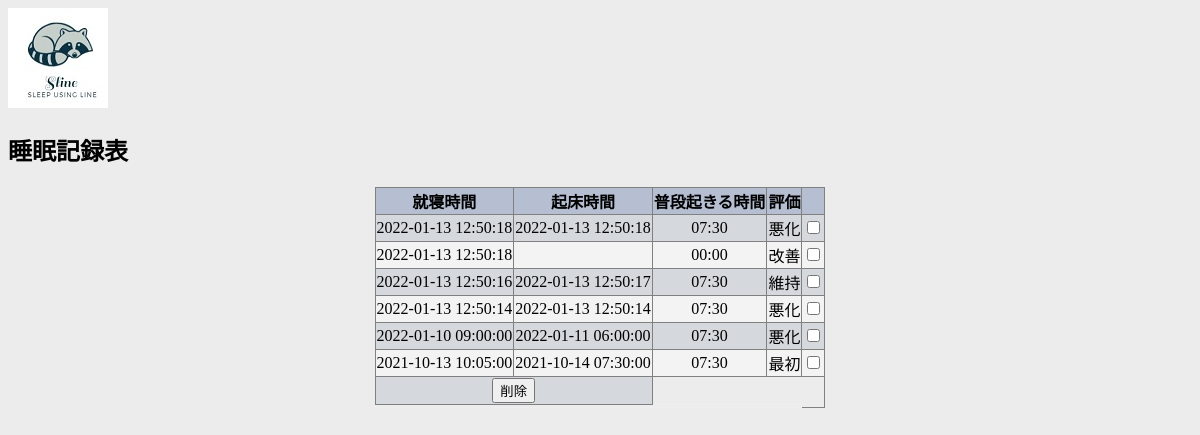
Page /sleep_table.php?profile_id=5 on the committed database.
### tables this page shows
CREATE TABLE `sleep` (
  `sleep_id` int(11) NOT NULL,
  `user_id` varchar(50) NOT NULL,
  `in_time` datetime(6) NOT NULL,
  `out_time` datetime(6) DEFAULT NULL,
  `wake_up_time` int(11) NOT NULL,
  `question` varchar(30) DEFAULT NULL
);

### sleep_table.php (the view, shortened to what this page needs)
<!DOCTYPE html>
<html lang="ja">
<head>
    <link rel="stylesheet" href="./css/table.css">
</head>
<body>
<div class="logoimg">
	<img src="./image/logo2.jpg">
    <h2 class="title">睡眠記録表</h2>
	</div>
    <?php
    require("return_id.php");
    $i = 0;
    $num = 0;
    if (isset($_GET["profile_id"])) {
        $user_id = ret_user_id((int)$_GET["profile_id"]);
    }
    try {
        $sql = "SELECT * FROM(SELECT * FROM sleep WHERE user_id=:user_id ORDER BY in_time desc LIMIT $num,8) as result";
        $sql_max = "SELECT * FROM(SELECT * FROM sleep WHERE user_id=:user_id ORDER BY in_time desc LIMIT 0,1) as maxresult";
        $sql_min = "SELECT * FROM(SELECT * FROM sleep WHERE user_id=:user_id ORDER BY in_time LIMIT 0,1) as minresult";
        $stm = $pdo->prepare($sql);
        $stm_max = $pdo->prepare($sql_max);
        $stm_min = $pdo->prepare($sql_min);
        $stm->bindValue(":user_id", $user_id, PDO::PARAM_STR);
        $stm_max->bindValue(":user_id", $user_id, PDO::PARAM_STR);
        $stm_min->bindValue(":user_id", $user_id, PDO::PARAM_STR);
        if ($stm_max->execute()) {
            $result_max = $stm_max->fetchAll(PDO::FETCH_ASSOC);
        }
        if ($stm_min->execute()) {
            $result_min = $stm_min->fetchAll(PDO::FETCH_ASSOC);
            $min_sleep_id = $result_min[0]["sleep_id"];
        }
        if ($stm->execute()) {
            $result = $stm->fetchAll(PDO::FETCH_ASSOC);
            if (count($result) > 0) {
                echo "<div class=buttan>";
                echo "<table border=1>";
                echo "<th>就寝時間</th><th>起床時間</th><th>普段起きる時間</th><th>評価</th><th></th>";
                foreach ($result as $value) {
                    $wake_up_time_hour = sprintf("%02d", (int)($value["wake_up_time"] / 60));
                    $wake_up_time_minutes = sprintf("%02d", (int)($value["wake_up_time"] % 60));
                    $in_time = explode(".",$value["in_time"]);
                    $out_time = explode(".",$value["out_time"]);
                    $sleep_id = $value["sleep_id"];
                    if (!($value["sleep_id"] == $min_sleep_id || $i >= 7)) {
                        $i += 1;
                        $sleep_out_time = strtotime($value["out_time"]);
                        $sleep_out_time_hour = date("H", $sleep_out_time);
                        $sleep_out_time_minutes = date("i", $sleep_out_time);
                        $sleep_out_time = (int)((int)$sleep_out_time_hour * 60 + (int)$sleep_out_time_minutes);
                        $sleep_out_time_pre = strtotime($result[$i]["out_time"]);
                        $sleep_out_time_pre_hour = date("H", $sleep_out_time_pre);
                        $sleep_out_time_pre_minutes = date("i", $sleep_out_time_pre);
                        $sleep_out_time_pre = (int)((int)$sleep_out_time_pre_hour * 60 + (int)$sleep_out_time_pre_minutes);
                        $msg_pre1 = abs($sleep_out_time - $value["wake_up_time"]);
                        $msg_pre2 = abs($sleep_out_time_pre - $result[$i]["wake_up_time"]);
                        $msg_abs = abs($msg_pre1 - $msg_pre2);
                        if($msg_abs < 10){
                            $msg = "維持";
                        }else {
                        if($msg_pre1 <= $msg_pre2){
                            $msg = "改善";
                        }else {
                            $msg = "悪化";
                        }
                    }
                        echo "<tr><td>$in_time[0]</td><td>$out_time[0]</td><td>$wake_up_time_hour:$wake_up_time_minutes</td><td>$msg</td>";
                        ?>
                        <form method="POST" action="delete_row.php">
                    <?php
                        echo "<td><input type=checkbox name=row$i value=$sleep_id></td>";
                    } else if ($value["sleep_id"] == $min_sleep_id && $i <= 6) {
                        echo "<tr><td>$in_time[0]</td><td>$out_time[0]</td><td>$wake_up_time_hour:$wake_up_time_minutes</td><td>最初</td>";
                        echo "<td><input type=checkbox name=row$i value=$sleep_id></td>";
                    }
                }
                echo "<tr><td colspan=2 class=delete>";
                echo "<input type=submit value=削除>";
                ?>
                </form>
                <?php
                echo "<tr><td colspan=2 class=remove>";
                echo "</td><td colspan=2 class=add>";
                echo "</td></table>";
                echo "</div>";
            } else {
                echo "データが一件も入力されていません";
            }
        }
    } catch (Exception $e) {
        echo 'エラーが発生しました。:' . $e->getMessage();
    }
    ?>
</body>
</html>

### css/table.css (style rules this page uses)
body { background-color: #ececec; }
table { margin: auto; border-collapse: collapse; text-align: center; }
table th { background-color: #b5bfd1; }
table tr { background-color: #F3F3F3; }
table tr:nth-child(even) { background-color: rgb(213, 217, 221); }
table tr:last-child { border: 0; background-color: #ececec; }
.remove { margin-left: auto; text-align: left; }
.add { margin-right: auto; text-align: right; }
.delete { margin: auto; text-align: center; }

### rows in the picture
sleep: in_time "2022-01-13 12:50:18", out_time "2022-01-13 12:50:18", wake_up_time "07", wake_up_time "30", msg "悪化"
sleep: in_time "2022-01-13 12:50:18", wake_up_time "00", msg "改善"
sleep: in_time "2022-01-13 12:50:16", out_time "2022-01-13 12:50:17", wake_up_time "07", wake_up_time "30", msg "維持"
sleep: in_time "2022-01-13 12:50:14", out_time "2022-01-13 12:50:14", wake_up_time "07", wake_up_time "30", msg "悪化"
sleep: in_time "2022-01-10 09:00:00", out_time "2022-01-11 06:00:00", wake_up_time "07", wake_up_time "30", msg "悪化"
sleep: in_time "2021-10-13 10:05:00", out_time "2021-10-14 07:30:00", wake_up_time "07", wake_up_time "30"
